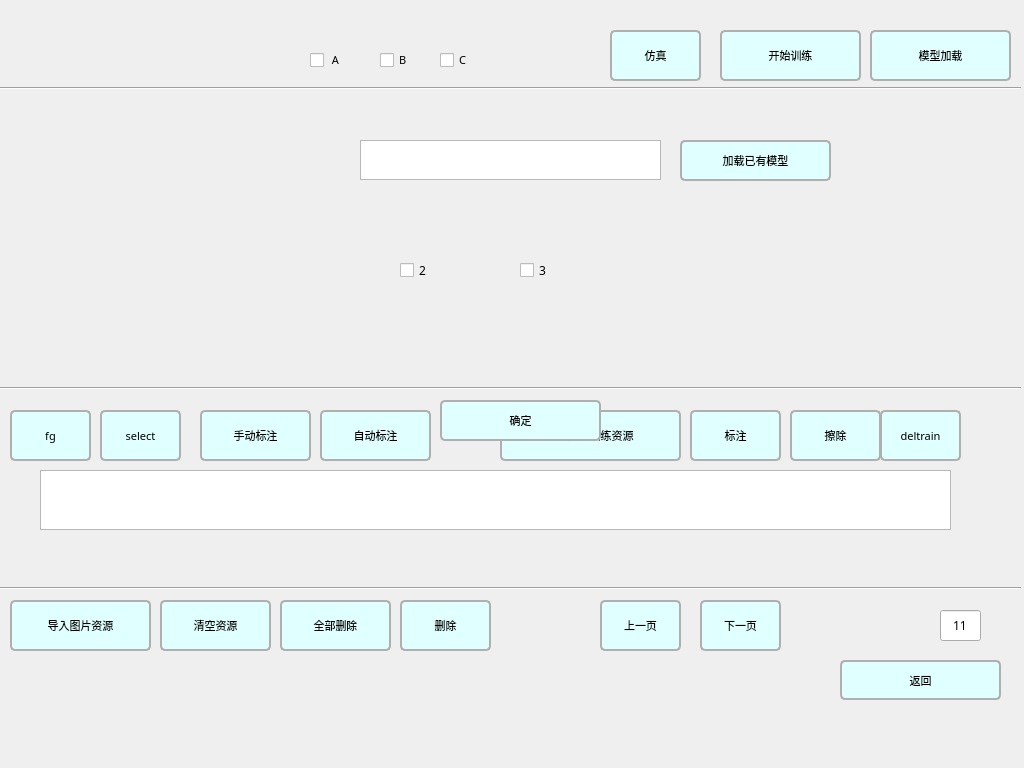
<?xml version="1.0" encoding="UTF-8"?>
<ui version="4.0">
 <class>AiModelSet</class>
 <widget class="QWidget" name="AiModelSet">
  <property name="geometry">
   <rect>
    <x>0</x>
    <y>0</y>
    <width>1024</width>
    <height>768</height>
   </rect>
  </property>
  <property name="sizePolicy">
   <sizepolicy hsizetype="Preferred" vsizetype="Preferred">
    <horstretch>0</horstretch>
    <verstretch>0</verstretch>
   </sizepolicy>
  </property>
  <property name="minimumSize">
   <size>
    <width>1024</width>
    <height>768</height>
   </size>
  </property>
  <property name="maximumSize">
   <size>
    <width>1024</width>
    <height>768</height>
   </size>
  </property>
  <property name="font">
   <font>
    <family>HarmonyOS Sans Medium</family>
   </font>
  </property>
  <property name="windowTitle">
   <string>Form</string>
  </property>
  <widget class="QLabel" name="imgLabel">
   <property name="geometry">
    <rect>
     <x>0</x>
     <y>160</y>
     <width>1020</width>
     <height>64</height>
    </rect>
   </property>
   <property name="sizePolicy">
    <sizepolicy hsizetype="Fixed" vsizetype="Fixed">
     <horstretch>0</horstretch>
     <verstretch>0</verstretch>
    </sizepolicy>
   </property>
   <property name="minimumSize">
    <size>
     <width>1020</width>
     <height>64</height>
    </size>
   </property>
   <property name="maximumSize">
    <size>
     <width>1020</width>
     <height>64</height>
    </size>
   </property>
   <property name="font">
    <font>
     <family>HarmonyOS Sans Medium</family>
     <pointsize>8</pointsize>
    </font>
   </property>
   <property name="text">
    <string/>
   </property>
  </widget>
  <widget class="QLabel" name="modelNameLabel">
   <property name="geometry">
    <rect>
     <x>20</x>
     <y>40</y>
     <width>281</width>
     <height>41</height>
    </rect>
   </property>
   <property name="font">
    <font>
     <family>HarmonyOS Sans Medium</family>
     <pointsize>8</pointsize>
    </font>
   </property>
   <property name="text">
    <string/>
   </property>
   <property name="pixmap">
    <pixmap resource="res.qrc">:/res/fonts/HarmonyOS_Sans_SC_Medium.ttf</pixmap>
   </property>
   <property name="scaledContents">
    <bool>false</bool>
   </property>
   <property name="indent">
    <number>-1</number>
   </property>
  </widget>
  <widget class="QCheckBox" name="a_checkBox">
   <property name="geometry">
    <rect>
     <x>310</x>
     <y>40</y>
     <width>60</width>
     <height>40</height>
    </rect>
   </property>
   <property name="sizePolicy">
    <sizepolicy hsizetype="Fixed" vsizetype="Fixed">
     <horstretch>0</horstretch>
     <verstretch>0</verstretch>
    </sizepolicy>
   </property>
   <property name="minimumSize">
    <size>
     <width>60</width>
     <height>40</height>
    </size>
   </property>
   <property name="maximumSize">
    <size>
     <width>60</width>
     <height>40</height>
    </size>
   </property>
   <property name="font">
    <font>
     <family>HarmonyOS Sans Medium</family>
     <pointsize>8</pointsize>
    </font>
   </property>
   <property name="text">
    <string> A</string>
   </property>
  </widget>
  <widget class="QCheckBox" name="b_checkBox">
   <property name="geometry">
    <rect>
     <x>380</x>
     <y>40</y>
     <width>60</width>
     <height>40</height>
    </rect>
   </property>
   <property name="font">
    <font>
     <family>HarmonyOS Sans Medium</family>
     <pointsize>8</pointsize>
     <weight>50</weight>
     <bold>false</bold>
    </font>
   </property>
   <property name="text">
    <string>B</string>
   </property>
  </widget>
  <widget class="QCheckBox" name="c_checkBox">
   <property name="geometry">
    <rect>
     <x>440</x>
     <y>40</y>
     <width>60</width>
     <height>40</height>
    </rect>
   </property>
   <property name="font">
    <font>
     <family>HarmonyOS Sans Medium</family>
     <pointsize>8</pointsize>
    </font>
   </property>
   <property name="text">
    <string>C</string>
   </property>
  </widget>
  <widget class="QLabel" name="tipLabel">
   <property name="geometry">
    <rect>
     <x>20</x>
     <y>100</y>
     <width>891</width>
     <height>31</height>
    </rect>
   </property>
   <property name="font">
    <font>
     <family>HarmonyOS Sans Medium</family>
     <pointsize>7</pointsize>
    </font>
   </property>
   <property name="text">
    <string/>
   </property>
   <property name="indent">
    <number>-1</number>
   </property>
  </widget>
  <widget class="QPushButton" name="modelTrainPushButton">
   <property name="geometry">
    <rect>
     <x>720</x>
     <y>30</y>
     <width>141</width>
     <height>51</height>
    </rect>
   </property>
   <property name="font">
    <font>
     <family>HarmonyOS Sans Medium</family>
     <pointsize>8</pointsize>
    </font>
   </property>
   <property name="styleSheet">
    <string notr="true">QPushButton {
	   text-align: center;
	   outline: none;
	   background-color: lightcyan;
	   border-color: #afafaf;
	   border-width: 2px;
	   border-style: solid;
	   border-radius: 5;
	   padding: 2px;}

QPushButton:pressed {
	   padding-left: 5px;
	   padding-top: 5px;
	   background-color: lightgrey;}</string>
   </property>
   <property name="text">
    <string>开始训练</string>
   </property>
  </widget>
  <widget class="QPushButton" name="modelSelPushButton">
   <property name="geometry">
    <rect>
     <x>870</x>
     <y>30</y>
     <width>141</width>
     <height>51</height>
    </rect>
   </property>
   <property name="font">
    <font>
     <family>HarmonyOS Sans Medium</family>
     <pointsize>8</pointsize>
    </font>
   </property>
   <property name="styleSheet">
    <string notr="true">QPushButton {
	   text-align: center;
	   outline: none;
	   background-color: lightcyan;
	   border-color: #afafaf;
	   border-width: 2px;
	   border-style: solid;
	   border-radius: 5;
	   padding: 2px;}

QPushButton:pressed {
	   padding-left: 5px;
	   padding-top: 5px;
	   background-color: lightgrey;}</string>
   </property>
   <property name="text">
    <string>模型加载</string>
   </property>
  </widget>
  <widget class="QPushButton" name="simuPushButton">
   <property name="geometry">
    <rect>
     <x>610</x>
     <y>30</y>
     <width>91</width>
     <height>51</height>
    </rect>
   </property>
   <property name="font">
    <font>
     <family>HarmonyOS Sans Medium</family>
     <pointsize>8</pointsize>
    </font>
   </property>
   <property name="styleSheet">
    <string notr="true">QPushButton {
	   text-align: center;
	   outline: none;
	   background-color: lightcyan;
	   border-color: #afafaf;
	   border-width: 2px;
	   border-style: solid;
	   border-radius: 5;
	   padding: 2px;}

QPushButton:pressed {
	   padding-left: 5px;
	   padding-top: 5px;
	   background-color: lightgrey;}</string>
   </property>
   <property name="text">
    <string>仿真</string>
   </property>
  </widget>
  <widget class="QPushButton" name="modelTrainPushButton_2">
   <property name="geometry">
    <rect>
     <x>200</x>
     <y>410</y>
     <width>111</width>
     <height>51</height>
    </rect>
   </property>
   <property name="font">
    <font>
     <family>HarmonyOS Sans Medium</family>
     <pointsize>8</pointsize>
    </font>
   </property>
   <property name="styleSheet">
    <string notr="true">QPushButton {
	   text-align: center;
	   outline: none;
	   background-color: lightcyan;
	   border-color: #afafaf;
	   border-width: 2px;
	   border-style: solid;
	   border-radius: 5;
	   padding: 2px;}

QPushButton:pressed {
	   padding-left: 5px;
	   padding-top: 5px;
	   background-color: lightgrey;}</string>
   </property>
   <property name="text">
    <string>手动标注</string>
   </property>
  </widget>
  <widget class="QPushButton" name="modelTrainPushButton_3">
   <property name="geometry">
    <rect>
     <x>320</x>
     <y>410</y>
     <width>111</width>
     <height>51</height>
    </rect>
   </property>
   <property name="font">
    <font>
     <family>HarmonyOS Sans Medium</family>
     <pointsize>8</pointsize>
    </font>
   </property>
   <property name="styleSheet">
    <string notr="true">QPushButton {
	   text-align: center;
	   outline: none;
	   background-color: lightcyan;
	   border-color: #afafaf;
	   border-width: 2px;
	   border-style: solid;
	   border-radius: 5;
	   padding: 2px;}

QPushButton:pressed {
	   padding-left: 5px;
	   padding-top: 5px;
	   background-color: lightgrey;}</string>
   </property>
   <property name="text">
    <string>自动标注</string>
   </property>
  </widget>
  <widget class="QPushButton" name="addTrainListPushButton">
   <property name="geometry">
    <rect>
     <x>500</x>
     <y>410</y>
     <width>181</width>
     <height>51</height>
    </rect>
   </property>
   <property name="font">
    <font>
     <family>HarmonyOS Sans Medium</family>
     <pointsize>8</pointsize>
    </font>
   </property>
   <property name="styleSheet">
    <string notr="true">QPushButton {
	   text-align: center;
	   outline: none;
	   background-color: lightcyan;
	   border-color: #afafaf;
	   border-width: 2px;
	   border-style: solid;
	   border-radius: 5;
	   padding: 2px;}

QPushButton:pressed {
	   padding-left: 5px;
	   padding-top: 5px;
	   background-color: lightgrey;}</string>
   </property>
   <property name="text">
    <string>+ 添加到训练资源</string>
   </property>
  </widget>
  <widget class="QPushButton" name="annotationPushButton">
   <property name="geometry">
    <rect>
     <x>690</x>
     <y>410</y>
     <width>91</width>
     <height>51</height>
    </rect>
   </property>
   <property name="font">
    <font>
     <family>HarmonyOS Sans Medium</family>
     <pointsize>8</pointsize>
    </font>
   </property>
   <property name="styleSheet">
    <string notr="true">QPushButton {
	   text-align: center;
	   outline: none;
	   background-color: lightcyan;
	   border-color: #afafaf;
	   border-width: 2px;
	   border-style: solid;
	   border-radius: 5;
	   padding: 2px;}

QPushButton:pressed {
	   padding-left: 5px;
	   padding-top: 5px;
	   background-color: lightgrey;}</string>
   </property>
   <property name="text">
    <string>标注</string>
   </property>
  </widget>
  <widget class="QPushButton" name="erasePushButton">
   <property name="geometry">
    <rect>
     <x>790</x>
     <y>410</y>
     <width>91</width>
     <height>51</height>
    </rect>
   </property>
   <property name="font">
    <font>
     <family>HarmonyOS Sans Medium</family>
     <pointsize>8</pointsize>
    </font>
   </property>
   <property name="styleSheet">
    <string notr="true">QPushButton {
	   text-align: center;
	   outline: none;
	   background-color: lightcyan;
	   border-color: #afafaf;
	   border-width: 2px;
	   border-style: solid;
	   border-radius: 5;
	   padding: 2px;}

QPushButton:pressed {
	   padding-left: 5px;
	   padding-top: 5px;
	   background-color: lightgrey;}</string>
   </property>
   <property name="text">
    <string>擦除</string>
   </property>
  </widget>
  <widget class="QLabel" name="preImageNumLabel">
   <property name="geometry">
    <rect>
     <x>920</x>
     <y>410</y>
     <width>91</width>
     <height>51</height>
    </rect>
   </property>
   <property name="font">
    <font>
     <family>HarmonyOS Sans Medium</family>
     <pointsize>8</pointsize>
    </font>
   </property>
   <property name="text">
    <string/>
   </property>
   <property name="pixmap">
    <pixmap resource="res.qrc">:/res/fonts/HarmonyOS_Sans_SC_Medium.ttf</pixmap>
   </property>
   <property name="scaledContents">
    <bool>false</bool>
   </property>
   <property name="alignment">
    <set>Qt::AlignCenter</set>
   </property>
   <property name="indent">
    <number>-1</number>
   </property>
  </widget>
  <widget class="QPushButton" name="importImgPushButton">
   <property name="geometry">
    <rect>
     <x>10</x>
     <y>600</y>
     <width>141</width>
     <height>51</height>
    </rect>
   </property>
   <property name="font">
    <font>
     <family>HarmonyOS Sans Medium</family>
     <pointsize>8</pointsize>
    </font>
   </property>
   <property name="styleSheet">
    <string notr="true">QPushButton {
	   text-align: center;
	   outline: none;
	   background-color: lightcyan;
	   border-color: #afafaf;
	   border-width: 2px;
	   border-style: solid;
	   border-radius: 5;
	   padding: 2px;}

QPushButton:pressed {
	   padding-left: 5px;
	   padding-top: 5px;
	   background-color: lightgrey;}</string>
   </property>
   <property name="text">
    <string>导入图片资源</string>
   </property>
  </widget>
  <widget class="QPushButton" name="modelTrainPushButton_6">
   <property name="geometry">
    <rect>
     <x>160</x>
     <y>600</y>
     <width>111</width>
     <height>51</height>
    </rect>
   </property>
   <property name="font">
    <font>
     <family>HarmonyOS Sans Medium</family>
     <pointsize>8</pointsize>
    </font>
   </property>
   <property name="styleSheet">
    <string notr="true">QPushButton {
	   text-align: center;
	   outline: none;
	   background-color: lightcyan;
	   border-color: #afafaf;
	   border-width: 2px;
	   border-style: solid;
	   border-radius: 5;
	   padding: 2px;}

QPushButton:pressed {
	   padding-left: 5px;
	   padding-top: 5px;
	   background-color: lightgrey;}</string>
   </property>
   <property name="text">
    <string>清空资源</string>
   </property>
  </widget>
  <widget class="QPushButton" name="modelTrainPushButton_7">
   <property name="geometry">
    <rect>
     <x>280</x>
     <y>600</y>
     <width>111</width>
     <height>51</height>
    </rect>
   </property>
   <property name="font">
    <font>
     <family>HarmonyOS Sans Medium</family>
     <pointsize>8</pointsize>
    </font>
   </property>
   <property name="styleSheet">
    <string notr="true">QPushButton {
	   text-align: center;
	   outline: none;
	   background-color: lightcyan;
	   border-color: #afafaf;
	   border-width: 2px;
	   border-style: solid;
	   border-radius: 5;
	   padding: 2px;}

QPushButton:pressed {
	   padding-left: 5px;
	   padding-top: 5px;
	   background-color: lightgrey;}</string>
   </property>
   <property name="text">
    <string>全部删除</string>
   </property>
  </widget>
  <widget class="QPushButton" name="modelTrainPushButton_8">
   <property name="geometry">
    <rect>
     <x>400</x>
     <y>600</y>
     <width>91</width>
     <height>51</height>
    </rect>
   </property>
   <property name="font">
    <font>
     <family>HarmonyOS Sans Medium</family>
     <pointsize>8</pointsize>
    </font>
   </property>
   <property name="styleSheet">
    <string notr="true">QPushButton {
	   text-align: center;
	   outline: none;
	   background-color: lightcyan;
	   border-color: #afafaf;
	   border-width: 2px;
	   border-style: solid;
	   border-radius: 5;
	   padding: 2px;}

QPushButton:pressed {
	   padding-left: 5px;
	   padding-top: 5px;
	   background-color: lightgrey;}</string>
   </property>
   <property name="text">
    <string>删除</string>
   </property>
  </widget>
  <widget class="QPushButton" name="m_prevBtn">
   <property name="geometry">
    <rect>
     <x>600</x>
     <y>600</y>
     <width>81</width>
     <height>51</height>
    </rect>
   </property>
   <property name="font">
    <font>
     <family>HarmonyOS Sans Medium</family>
     <pointsize>8</pointsize>
    </font>
   </property>
   <property name="styleSheet">
    <string notr="true">QPushButton {
	   text-align: center;
	   outline: none;
	   background-color: lightcyan;
	   border-color: #afafaf;
	   border-width: 2px;
	   border-style: solid;
	   border-radius: 5;
	   padding: 2px;}

QPushButton:pressed {
	   padding-left: 5px;
	   padding-top: 5px;
	   background-color: lightgrey;}</string>
   </property>
   <property name="text">
    <string>上一页</string>
   </property>
  </widget>
  <widget class="QPushButton" name="m_nextBtn">
   <property name="geometry">
    <rect>
     <x>700</x>
     <y>600</y>
     <width>81</width>
     <height>51</height>
    </rect>
   </property>
   <property name="font">
    <font>
     <family>HarmonyOS Sans Medium</family>
     <pointsize>8</pointsize>
    </font>
   </property>
   <property name="styleSheet">
    <string notr="true">QPushButton {
	   text-align: center;
	   outline: none;
	   background-color: lightcyan;
	   border-color: #afafaf;
	   border-width: 2px;
	   border-style: solid;
	   border-radius: 5;
	   padding: 2px;}

QPushButton:pressed {
	   padding-left: 5px;
	   padding-top: 5px;
	   background-color: lightgrey;}</string>
   </property>
   <property name="text">
    <string>下一页</string>
   </property>
  </widget>
  <widget class="QLabel" name="m_curPageInfoLabel">
   <property name="geometry">
    <rect>
     <x>800</x>
     <y>600</y>
     <width>131</width>
     <height>21</height>
    </rect>
   </property>
   <property name="font">
    <font>
     <family>HarmonyOS Sans Medium</family>
     <pointsize>6</pointsize>
    </font>
   </property>
   <property name="text">
    <string/>
   </property>
   <property name="pixmap">
    <pixmap resource="res.qrc">:/res/fonts/HarmonyOS_Sans_SC_Medium.ttf</pixmap>
   </property>
   <property name="scaledContents">
    <bool>false</bool>
   </property>
   <property name="alignment">
    <set>Qt::AlignCenter</set>
   </property>
   <property name="indent">
    <number>-1</number>
   </property>
  </widget>
  <widget class="QLineEdit" name="m_curPagelineEdit">
   <property name="geometry">
    <rect>
     <x>940</x>
     <y>610</y>
     <width>41</width>
     <height>31</height>
    </rect>
   </property>
   <property name="text">
    <string>11</string>
   </property>
   <property name="alignment">
    <set>Qt::AlignCenter</set>
   </property>
  </widget>
  <widget class="QLabel" name="modelNameLabel_4">
   <property name="geometry">
    <rect>
     <x>980</x>
     <y>600</y>
     <width>31</width>
     <height>51</height>
    </rect>
   </property>
   <property name="font">
    <font>
     <family>HarmonyOS Sans Medium</family>
     <pointsize>8</pointsize>
    </font>
   </property>
   <property name="text">
    <string/>
   </property>
   <property name="pixmap">
    <pixmap resource="res.qrc">:/res/fonts/HarmonyOS_Sans_SC_Medium.ttf</pixmap>
   </property>
   <property name="scaledContents">
    <bool>false</bool>
   </property>
   <property name="alignment">
    <set>Qt::AlignCenter</set>
   </property>
   <property name="indent">
    <number>-1</number>
   </property>
  </widget>
  <widget class="QPushButton" name="backPushButton">
   <property name="geometry">
    <rect>
     <x>840</x>
     <y>660</y>
     <width>161</width>
     <height>40</height>
    </rect>
   </property>
   <property name="font">
    <font>
     <family>HarmonyOS Sans Medium</family>
     <pointsize>8</pointsize>
    </font>
   </property>
   <property name="styleSheet">
    <string notr="true">QPushButton {
	   text-align: center;
	   outline: none;
	   background-color: lightcyan;
	   border-color: #afafaf;
	   border-width: 2px;
	   border-style: solid;
	   border-radius: 5;
	   padding: 2px;}

QPushButton:pressed {
	   padding-left: 5px;
	   padding-top: 5px;
	   background-color: lightgrey;}</string>
   </property>
   <property name="text">
    <string>返回</string>
   </property>
  </widget>
  <widget class="QLabel" name="m_pageInfoLabel">
   <property name="geometry">
    <rect>
     <x>800</x>
     <y>630</y>
     <width>131</width>
     <height>20</height>
    </rect>
   </property>
   <property name="font">
    <font>
     <family>HarmonyOS Sans Medium</family>
     <pointsize>6</pointsize>
    </font>
   </property>
   <property name="text">
    <string/>
   </property>
   <property name="pixmap">
    <pixmap resource="res.qrc">:/res/fonts/HarmonyOS_Sans_SC_Medium.ttf</pixmap>
   </property>
   <property name="scaledContents">
    <bool>false</bool>
   </property>
   <property name="alignment">
    <set>Qt::AlignCenter</set>
   </property>
   <property name="indent">
    <number>-1</number>
   </property>
  </widget>
  <widget class="QWidget" name="modeInfowidget" native="true">
   <property name="geometry">
    <rect>
     <x>160</x>
     <y>40</y>
     <width>701</width>
     <height>421</height>
    </rect>
   </property>
   <widget class="QLabel" name="modelInfoLabel">
    <property name="geometry">
     <rect>
      <x>250</x>
      <y>20</y>
      <width>211</width>
      <height>41</height>
     </rect>
    </property>
    <property name="font">
     <font>
      <family>HarmonyOS Sans Medium</family>
      <pointsize>9</pointsize>
     </font>
    </property>
    <property name="text">
     <string/>
    </property>
    <property name="pixmap">
     <pixmap resource="res.qrc">:/res/fonts/HarmonyOS_Sans_SC_Medium.ttf</pixmap>
    </property>
    <property name="scaledContents">
     <bool>false</bool>
    </property>
    <property name="alignment">
     <set>Qt::AlignCenter</set>
    </property>
    <property name="indent">
     <number>-1</number>
    </property>
   </widget>
   <widget class="QLabel" name="modelNameInputLabel">
    <property name="geometry">
     <rect>
      <x>60</x>
      <y>100</y>
      <width>131</width>
      <height>41</height>
     </rect>
    </property>
    <property name="font">
     <font>
      <family>HarmonyOS Sans Medium</family>
      <pointsize>9</pointsize>
     </font>
    </property>
    <property name="text">
     <string/>
    </property>
    <property name="pixmap">
     <pixmap resource="res.qrc">:/res/fonts/HarmonyOS_Sans_SC_Medium.ttf</pixmap>
    </property>
    <property name="scaledContents">
     <bool>false</bool>
    </property>
    <property name="alignment">
     <set>Qt::AlignCenter</set>
    </property>
    <property name="indent">
     <number>-1</number>
    </property>
   </widget>
   <widget class="QLabel" name="modelSizeLabel">
    <property name="geometry">
     <rect>
      <x>60</x>
      <y>210</y>
      <width>131</width>
      <height>41</height>
     </rect>
    </property>
    <property name="font">
     <font>
      <family>HarmonyOS Sans Medium</family>
      <pointsize>9</pointsize>
     </font>
    </property>
    <property name="text">
     <string/>
    </property>
    <property name="pixmap">
     <pixmap resource="res.qrc">:/res/fonts/HarmonyOS_Sans_SC_Medium.ttf</pixmap>
    </property>
    <property name="scaledContents">
     <bool>false</bool>
    </property>
    <property name="alignment">
     <set>Qt::AlignCenter</set>
    </property>
    <property name="indent">
     <number>-1</number>
    </property>
   </widget>
   <widget class="QCheckBox" name="modelsize1CheckBox">
    <property name="geometry">
     <rect>
      <x>240</x>
      <y>210</y>
      <width>61</width>
      <height>40</height>
     </rect>
    </property>
    <property name="font">
     <font>
      <family>HarmonyOS Sans Medium</family>
      <pointsize>9</pointsize>
      <weight>50</weight>
      <bold>false</bold>
     </font>
    </property>
    <property name="text">
     <string>2</string>
    </property>
   </widget>
   <widget class="QCheckBox" name="modelsize2CheckBox">
    <property name="geometry">
     <rect>
      <x>360</x>
      <y>210</y>
      <width>60</width>
      <height>40</height>
     </rect>
    </property>
    <property name="font">
     <font>
      <family>HarmonyOS Sans Medium</family>
      <pointsize>9</pointsize>
     </font>
    </property>
    <property name="text">
     <string>3</string>
    </property>
   </widget>
   <widget class="QPushButton" name="okPushButton">
    <property name="geometry">
     <rect>
      <x>280</x>
      <y>360</y>
      <width>161</width>
      <height>41</height>
     </rect>
    </property>
    <property name="font">
     <font>
      <family>HarmonyOS Sans Medium</family>
      <pointsize>8</pointsize>
     </font>
    </property>
    <property name="styleSheet">
     <string notr="true">QPushButton {
	   text-align: center;
	   outline: none;
	   background-color: lightcyan;
	   border-color: #afafaf;
	   border-width: 2px;
	   border-style: solid;
	   border-radius: 5;
	   padding: 2px;}

QPushButton:pressed {
	   padding-left: 5px;
	   padding-top: 5px;
	   background-color: lightgrey;}</string>
    </property>
    <property name="text">
     <string>确定</string>
    </property>
   </widget>
   <widget class="QPushButton" name="addPushButton">
    <property name="geometry">
     <rect>
      <x>520</x>
      <y>100</y>
      <width>151</width>
      <height>41</height>
     </rect>
    </property>
    <property name="font">
     <font>
      <family>HarmonyOS Sans Medium</family>
      <pointsize>8</pointsize>
     </font>
    </property>
    <property name="styleSheet">
     <string notr="true">QPushButton {
	   text-align: center;
	   outline: none;
	   background-color: lightcyan;
	   border-color: #afafaf;
	   border-width: 2px;
	   border-style: solid;
	   border-radius: 5;
	   padding: 2px;}

QPushButton:pressed {
	   padding-left: 5px;
	   padding-top: 5px;
	   background-color: lightgrey;}</string>
    </property>
    <property name="text">
     <string>加载已有模型</string>
    </property>
   </widget>
   <widget class="QTextEdit" name="modelNameLineEdit">
    <property name="geometry">
     <rect>
      <x>200</x>
      <y>100</y>
      <width>301</width>
      <height>40</height>
     </rect>
    </property>
   </widget>
  </widget>
  <widget class="Line" name="line">
   <property name="geometry">
    <rect>
     <x>0</x>
     <y>80</y>
     <width>1021</width>
     <height>16</height>
    </rect>
   </property>
   <property name="orientation">
    <enum>Qt::Horizontal</enum>
   </property>
  </widget>
  <widget class="Line" name="line_2">
   <property name="geometry">
    <rect>
     <x>0</x>
     <y>380</y>
     <width>1021</width>
     <height>16</height>
    </rect>
   </property>
   <property name="orientation">
    <enum>Qt::Horizontal</enum>
   </property>
  </widget>
  <widget class="Line" name="line_3">
   <property name="geometry">
    <rect>
     <x>0</x>
     <y>580</y>
     <width>1021</width>
     <height>16</height>
    </rect>
   </property>
   <property name="orientation">
    <enum>Qt::Horizontal</enum>
   </property>
  </widget>
  <widget class="QListWidget" name="m_imageList">
   <property name="geometry">
    <rect>
     <x>40</x>
     <y>470</y>
     <width>911</width>
     <height>60</height>
    </rect>
   </property>
   <property name="maximumSize">
    <size>
     <width>1025</width>
     <height>60</height>
    </size>
   </property>
  </widget>
  <widget class="QLabel" name="annotationInfoEdit">
   <property name="geometry">
    <rect>
     <x>10</x>
     <y>280</y>
     <width>891</width>
     <height>31</height>
    </rect>
   </property>
   <property name="font">
    <font>
     <family>HarmonyOS Sans Medium</family>
     <pointsize>7</pointsize>
    </font>
   </property>
   <property name="text">
    <string/>
   </property>
   <property name="indent">
    <number>-1</number>
   </property>
  </widget>
  <widget class="QPushButton" name="delTrainListPushButton">
   <property name="geometry">
    <rect>
     <x>880</x>
     <y>410</y>
     <width>81</width>
     <height>51</height>
    </rect>
   </property>
   <property name="font">
    <font>
     <family>HarmonyOS Sans Medium</family>
     <pointsize>8</pointsize>
    </font>
   </property>
   <property name="styleSheet">
    <string notr="true">QPushButton {
	   text-align: center;
	   outline: none;
	   background-color: lightcyan;
	   border-color: #afafaf;
	   border-width: 2px;
	   border-style: solid;
	   border-radius: 5;
	   padding: 2px;}

QPushButton:pressed {
	   padding-left: 5px;
	   padding-top: 5px;
	   background-color: lightgrey;}</string>
   </property>
   <property name="text">
    <string>deltrain</string>
   </property>
  </widget>
  <widget class="QPushButton" name="fgPushButton">
   <property name="geometry">
    <rect>
     <x>10</x>
     <y>410</y>
     <width>81</width>
     <height>51</height>
    </rect>
   </property>
   <property name="font">
    <font>
     <family>HarmonyOS Sans Medium</family>
     <pointsize>8</pointsize>
    </font>
   </property>
   <property name="styleSheet">
    <string notr="true">QPushButton {
	   text-align: center;
	   outline: none;
	   background-color: lightcyan;
	   border-color: #afafaf;
	   border-width: 2px;
	   border-style: solid;
	   border-radius: 5;
	   padding: 2px;}

QPushButton:pressed {
	   padding-left: 5px;
	   padding-top: 5px;
	   background-color: lightgrey;}</string>
   </property>
   <property name="text">
    <string>fg</string>
   </property>
  </widget>
  <widget class="QPushButton" name="selectPushButton">
   <property name="geometry">
    <rect>
     <x>100</x>
     <y>410</y>
     <width>81</width>
     <height>51</height>
    </rect>
   </property>
   <property name="font">
    <font>
     <family>HarmonyOS Sans Medium</family>
     <pointsize>8</pointsize>
    </font>
   </property>
   <property name="styleSheet">
    <string notr="true">QPushButton {
	   text-align: center;
	   outline: none;
	   background-color: lightcyan;
	   border-color: #afafaf;
	   border-width: 2px;
	   border-style: solid;
	   border-radius: 5;
	   padding: 2px;}

QPushButton:pressed {
	   padding-left: 5px;
	   padding-top: 5px;
	   background-color: lightgrey;}</string>
   </property>
   <property name="text">
    <string>select</string>
   </property>
  </widget>
 </widget>
 <resources>
  <include location="res.qrc"/>
 </resources>
 <connections/>
</ui>
